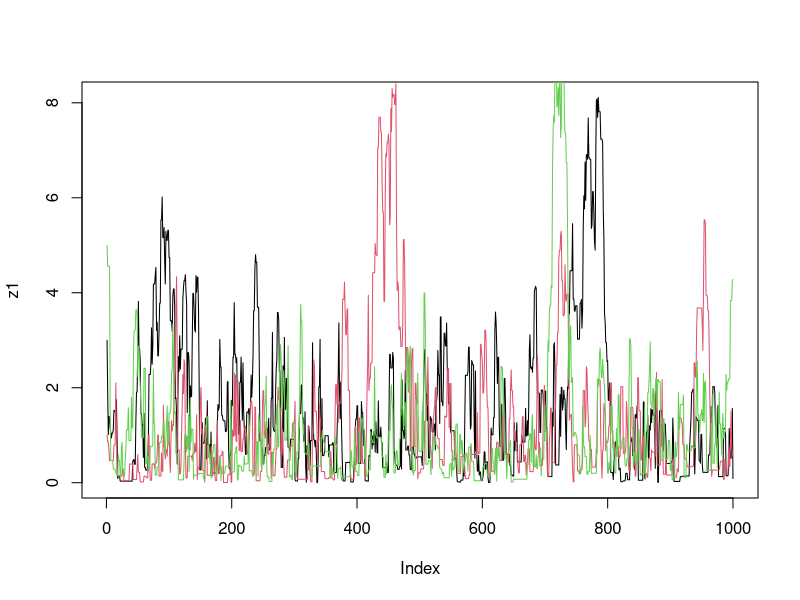
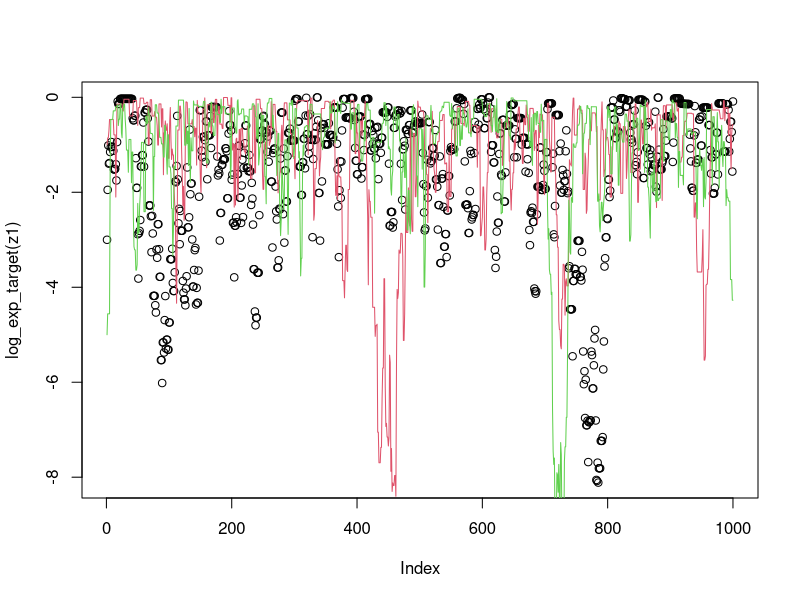
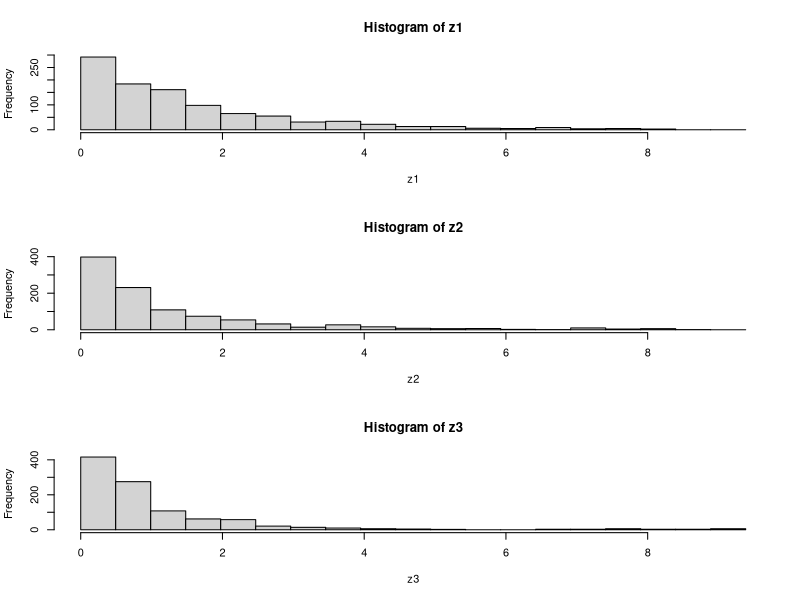
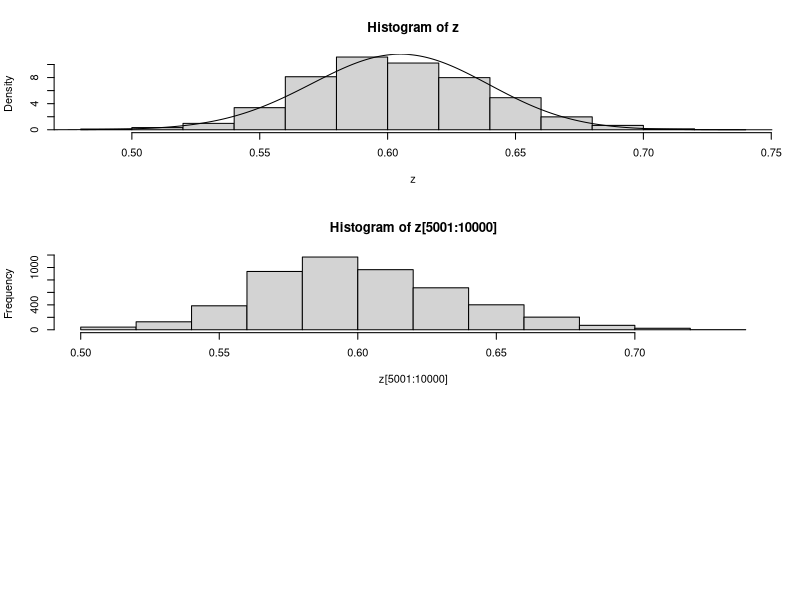

Here is the R script that generated these plots, in order:
## ---- chunk 1
log_exp_target = function(x){
  return(dexp(x,rate=1, log=TRUE))
}
## ---- chunk 2
easyMCMC = function(log_target, niter, startval, proposalsd){
  x = rep(0,niter)
  x[1] = startval     
  for(i in 2:niter){
    currentx = x[i-1]
    proposedx = rnorm(1,mean=currentx,sd=proposalsd) 
    A = exp(log_target(proposedx) - log_target(currentx))
    if(runif(1)<A){
      x[i] = proposedx       # accept move with probabily min(1,A)
    } else {
      x[i] = currentx        # otherwise "reject" move, and stay where we are
    }
  }
  return(x)
}
## ---- chunk 3
z1=easyMCMC(log_exp_target, 1000,3,1)
z2=easyMCMC(log_exp_target, 1000,1,1)
z3=easyMCMC(log_exp_target, 1000,5,1)

plot(z1,type="l")
lines(z2,col=2)
lines(z3,col=3)

plot(log_exp_target(z1))
lines(log_exp_target(z2),col=2)
lines(log_exp_target(z3),col=3)

par(mfcol=c(3,1)) #rather odd command tells R to put 3 graphs on a single page
maxz=max(c(z1,z2,z3))
hist(z1,breaks=seq(0,maxz,length=20))
hist(z2,breaks=seq(0,maxz,length=20))
hist(z3,breaks=seq(0,maxz,length=20))

## ---- chunk 4
log_target_bimodal = function(x){
  log(0.8* dnorm(x,-4,1) + 0.2 * dnorm(x, 4, 1)) 
}
## ---- chunk 5
log_prior = function(p){
  if((p<0) || (p>1)){  # || here means "or"
    return(-Inf)}
  else{
    return(0)}
}

log_likelihood = function(p, nAA, nAa, naa){
  return((2*nAA)*log(p)  + nAa * log (2*p*(1-p)) + (2*naa)*log(1-p))
}

psampler = function(nAA, nAa, naa, niter, pstartval, pproposalsd){
  p = rep(0,niter)
  p[1] = pstartval
  for(i in 2:niter){
    currentp = p[i-1]
    newp = currentp + rnorm(1,0,pproposalsd)
    A = exp(log_prior(newp) + log_likelihood(newp,nAA,nAa,naa) - log_prior(currentp) - log_likelihood(currentp,nAA,nAa,naa))
    if(runif(1)<A){
      p[i] = newp       # accept move with probabily min(1,A)
    } else {
      p[i] = currentp        # otherwise "reject" move, and stay where we are
    }
  }
  return(p)
}


## ---- chunk 6
z=psampler(50,21,29,10000,0.5,0.01)
## ---- chunk 7
x=seq(0,1,length=1000)
hist(z,prob=T)
lines(x,dbeta(x,122, 80))  # overlays beta density on histogram
## ---- chunk 8
hist(z[5001:10000])
